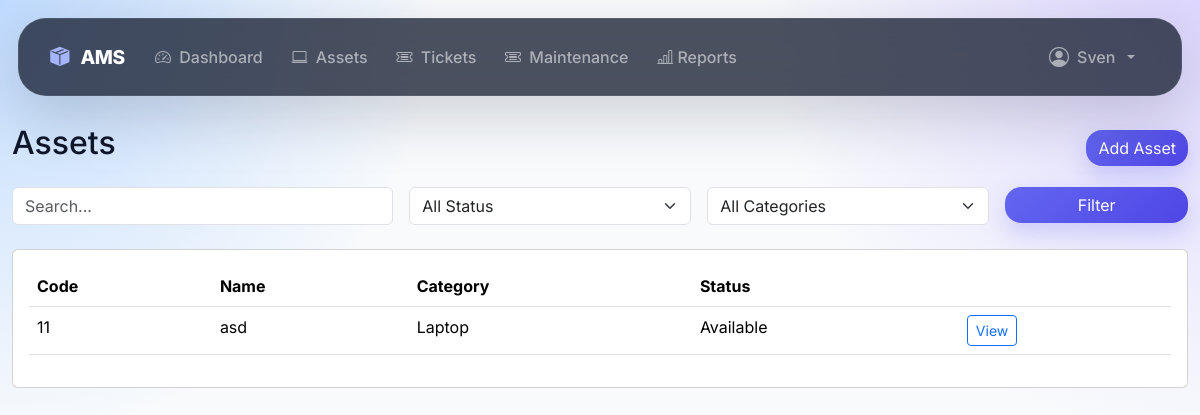
Screenshot of /assets/ (signed in) with the database file from the repository.
### accounts/models.py (models this page shows, shortened)
class User(AbstractUser ,TimeStampedModel):
    class Roles(models.TextChoices):
        ADMIN = "admin", "Admin"
        MANAGER = "manager", "Manager"
        IT_EXPERT = "it_expert", "IT Expert"
        EMPLOYEE = "employee", "Employee"
    email = models.EmailField(
        unique=True
    )
    employee_id = models.CharField(
        max_length=20,
        unique=True,
        db_index=True,
        verbose_name="Employee ID"
    )
    role = models.CharField(
        max_length=20,
        choices=Roles.choices,
        default=Roles.EMPLOYEE,
        db_index=True,
    )
    phone_number = models.CharField(
        max_length=20,
        blank=True,
    )
    department = models.ForeignKey(
        Department,
        on_delete=models.SET_NULL,
        null=True,
        blank=True,
        related_name="users",
    )
    position = models.CharField(
        max_length=100,
        blank=True,
    )
    avatar = models.ImageField(
        upload_to="users/avatars/",
        blank=True,
        null=True,
    )
    class Meta:
        ordering = ["last_name", "first_name"]
        verbose_name = "User"
        verbose_name_plural = "Users"
        indexes = [
            models.Index(fields=["role"]),
        ]
    @property
    def is_staff_member(self):
        if self.is_superuser:
            return True
        return self.role in (
            self.Roles.ADMIN,
            self.Roles.MANAGER,
            self.Roles.IT_EXPERT,
        )
    @property
    def can_manage_assets(self):
        return self.is_staff_member

### assets/models.py (models this page shows, shortened)
class Asset(TimeStampedModel):
    class AssetStatus(models.TextChoices):
        AVAILABLE = "available", "Available"
        ASSIGNED = "assigned", "Assigned"
        UNDER_REPAIR = "under_repair", "Under Repair"
        RETIRED = "retired", "Retired"
    name = models.CharField(max_length=255)
    asset_code = models.CharField(
        max_length=50,
        unique=True,  # unique خودش index می‌سازه
    )
    serial_number = models.CharField(
        max_length=100,
        unique=True,
        blank=True,
        null=True
    )
    brand = models.CharField(max_length=100, blank=True)
    model = models.CharField(max_length=100, blank=True)
    category = models.ForeignKey(
        AssetCategory,
        on_delete=models.PROTECT,
        related_name="assets",
    )
    department = models.ForeignKey(
        "accounts.Department",
        on_delete=models.SET_NULL,
        null=True,
        blank=True,
        related_name="assets",
    )
    status = models.CharField(
        max_length=20,
        choices=AssetStatus.choices,
        default=AssetStatus.AVAILABLE,
        db_index=True,
    )
    purchase_date = models.DateField(null=True, blank=True)
    description = models.TextField(blank=True)
    class Meta:
        verbose_name = "Asset"
        verbose_name_plural = "Assets"
        ordering = ["asset_code"]

class AssetCategory(TimeStampedModel):
    name = models.CharField(max_length=100, unique=True)
    description = models.TextField(blank=True)
    def __str__(self) -> str:
        return self.name
    class Meta:
        verbose_name = "Asset Category"
        verbose_name_plural = "Asset Categories"
        ordering = ["name"]

### assets/views.py (the view, shortened to what this page needs)
# urls.py: path("",views.AssetListView.as_view(),name="asset-list"),
class AssetListView(LoginRequiredMixin, ListView):
    model = Asset
    template_name = "assets/asset_list.html"
    context_object_name = "assets"
    paginate_by = 20
    def get_queryset(self):
        qs = (
            Asset.objects
            .select_related(
                "category",
                "department",
            )
            .order_by("asset_code")
        )
        user = self.request.user
        if not user.can_manage_assets:
            qs = qs.filter(
                assignments__employee=user,
            ).distinct()
        status = self.request.GET.get("status")
        category = self.request.GET.get("category")
        search = self.request.GET.get("search")
        if status:
            qs = qs.filter(status=status)
        if category:
            qs = qs.filter(category_id=category)
        return qs
    def get_context_data(self, **kwargs):
        context = super().get_context_data(**kwargs)
        context["categories"] = AssetCategory.objects.order_by("name")
        context["status_choices"] = Asset.AssetStatus.choices
        context["current_status"] = self.request.GET.get("status", "")
        context["current_category"] = self.request.GET.get("category", "")
        context["search"] = self.request.GET.get("search", "")
        return context

### assets/templates/assets/asset_list.html (shortened to what this page needs)
{% extends "base.html" %}
{% block content %}
<div class="d-flex justify-content-between align-items-center mb-3">
    <h2>Assets</h2>
    {% if user.can_manage_assets %}
    <a href="{% url 'asset-create' %}"
       class="btn btn-primary">
        Add Asset
    </a>
    {% endif %}
</div>
<form method="get" class="row g-3 mb-4">
    <div class="col-md-4">
        <input
            type="text"
            name="search"
            value="{{ search }}"
            class="form-control"
            placeholder="Search..."
        >
    </div>
    <div class="col-md-3">
        <select name="status" class="form-select">
            <option value="">All Status</option>
        </select>
    </div>
    <div class="col-md-3">
        <select name="category" class="form-select">
            <option value="">All Categories</option>
        </select>
    </div>
    <div class="col-md-2">
        <button class="btn btn-primary w-100">
            Filter
        </button>
    </div>
</form>
<div class="card">
    <div class="card-body">
        <table class="table table-hover">
            <thead>
            <tr>
                <th>Code</th>
                <th>Name</th>
                <th>Category</th>
                <th>Status</th>
                <th></th>
            </tr>
            </thead>
            <tbody>
            {% for asset in assets %}
                <tr>
                    <td>{{ asset.asset_code }}</td>
                    <td>{{ asset.name }}</td>
                    <td>{{ asset.category }}</td>
                    <td>{{ asset.get_status_display }}</td>
                    <td>
                        <a href="{% url 'asset-detail' asset.pk %}"
                           class="btn btn-sm btn-outline-primary">
                            View
                        </a>
                    </td>
                </tr>
            {% empty %}
                <tr>
                    <td colspan="5">
                        No assets found.
                    </td>
                </tr>
            {% endfor %}
            </tbody>
        </table>
    </div>
</div>
{% endblock %}

### templates/base.html (shortened to what this page needs)
<!DOCTYPE html>
<html lang="en">
<head>
    <link href="https://cdn.jsdelivr.net/npm/bootstrap@5.3.3/dist/css/bootstrap.min.css"
          rel="stylesheet">
    <link href="https://cdn.jsdelivr.net/npm/bootstrap-icons@1.11.0/font/bootstrap-icons.css"
          rel="stylesheet">
    <link href="https://cdn.jsdelivr.net/npm/bootstrap@5.3.3/dist/css/bootstrap.min.css" rel="stylesheet">
    <link href="https://cdn.jsdelivr.net/npm/bootstrap-icons@1.11.0/font/bootstrap-icons.css" rel="stylesheet">
</head>
<body>
{% if user.is_authenticated %}
<nav class="navbar navbar-expand-lg navbar-dark">
    <div class="container-fluid">
        <a class="navbar-brand" href="{% url 'dashboard' %}">
            <i class="bi bi-box-seam-fill me-2"></i>
            AMS
        </a>
        <div class="collapse navbar-collapse" id="navbarNav">
            <ul class="navbar-nav me-auto">
                <li class="nav-item">
                    <a class="nav-link"
                       href="{% url 'dashboard' %}">
                        <i class="bi bi-speedometer2 me-1"></i>
                        Dashboard
                    </a>
                </li>
                <li class="nav-item">
                    <a class="nav-link"
                       href="{% url 'asset-list' %}">
                        <i class="bi bi-laptop me-1"></i>
                        Assets
                    </a>
                </li>
                <li class="nav-item">
                    <a class="nav-link"
                       href="{% url 'ticket-list' %}">
                        <i class="bi bi-ticket-detailed me-1"></i>
                        Tickets
                    </a>
                </li>
                <li class="nav-item">
                    <a class="nav-link"
                       href="{% url 'maintenance-log-list' %}">
                        <i class="bi bi-ticket-detailed me-1"></i>
                        Maintenance
                    </a>
                </li>
                <li class="nav-item">
                    <a class="nav-link" href="{% url 'reports' %}">
                        <i class="bi bi-bar-chart-line"></i>
                        Reports
                    </a>
                </li>
            </ul>
            <ul class="navbar-nav">
                <li class="nav-item dropdown">
                    <a class="nav-link dropdown-toggle d-flex align-items-center gap-2"
                       href="#"
                       data-bs-toggle="dropdown">
                        {% if user.avatar %}
                            <img src="{{ user.avatar.url }}"
                                 class="user-avatar">
                        {% else %}
                            <i class="bi bi-person-circle fs-5"></i>
                        {% endif %}
                        <span>
                            {{ user.get_full_name|default:user.username }}
                        </span>
                    </a>
                </li>
            </ul>
        </div>
    </div>
</nav>
{% endif %}
<main class="container-fluid">
    {% block content %}{% endblock %}
</main>
</body>
</html>

### templates/base.html (style rules this page uses)
:root { --primary:#6366f1; --primary-dark:#4f46e5; --glass-bg:rgba(255,255,255,.55); --glass-border:rgba(255,255,255,.35); --dark:#0f172a; --muted:#64748b; }
* { font-family:'Inter',sans-serif; }
body { min-height:100vh; background: radial-gradient(circle at top left,#bfdbfe 0%,transparent 30%), radial-gradient(circle at top right,#ddd6fe 0%,transparent 30%), radial-gradient(circle at bottom,#e0e7ff 0%,transparent 25%), #f8fafc; background-attachment:fixed; color:var(--dark); }
.navbar { margin:18px; border-radius:28px; background:rgba(15,23,42,.75) !important; backdrop-filter:blur(24px); -webkit-backdrop-filter:blur(24px); border:1px solid rgba(255,255,255,.08); box-shadow: 0 20px 60px rgba(15,23,42,.18); padding:.8rem 1.2rem; position: relative; z-index: 9999; }
.navbar-brand { font-weight:800; font-size:1.2rem; letter-spacing:-.5px; }
.navbar-brand i { color:#a5b4fc; }
.nav-link { border-radius:14px; padding:.65rem .9rem !important; transition:.25s ease; font-weight:500; }
main { padding:10px 20px 40px; }
.btn-primary { border:none; border-radius:16px; background: linear-gradient( 135deg, #6366f1, #4f46e5 ); box-shadow: 0 10px 25px rgba(99,102,241,.25); transition:.25s; }

### rows the page displays
User: get_full_name "Sven"
Asset: asset_code "11", name "asd", category "Laptop", status "Available"
